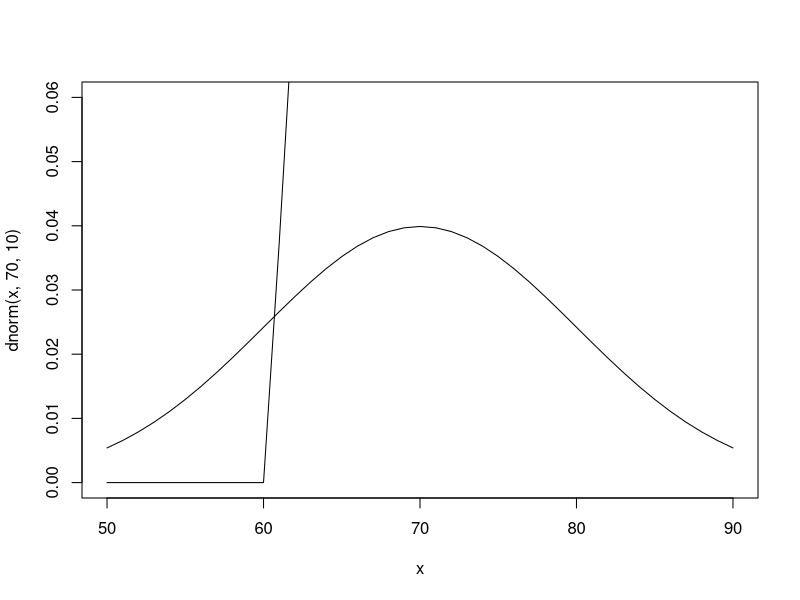

Reproduce this figure in R.
 library(msm) ## for dtnorm 

x <- seq(50, 90, by=1)
plot(x, dnorm(x, 70, 10), type="l", ylim=c(0,0.06)) ## standard Normal distribution
lines(x, ptnorm(x, 70, 10, 60, 80), type="l")       ## truncated Normal distribution
